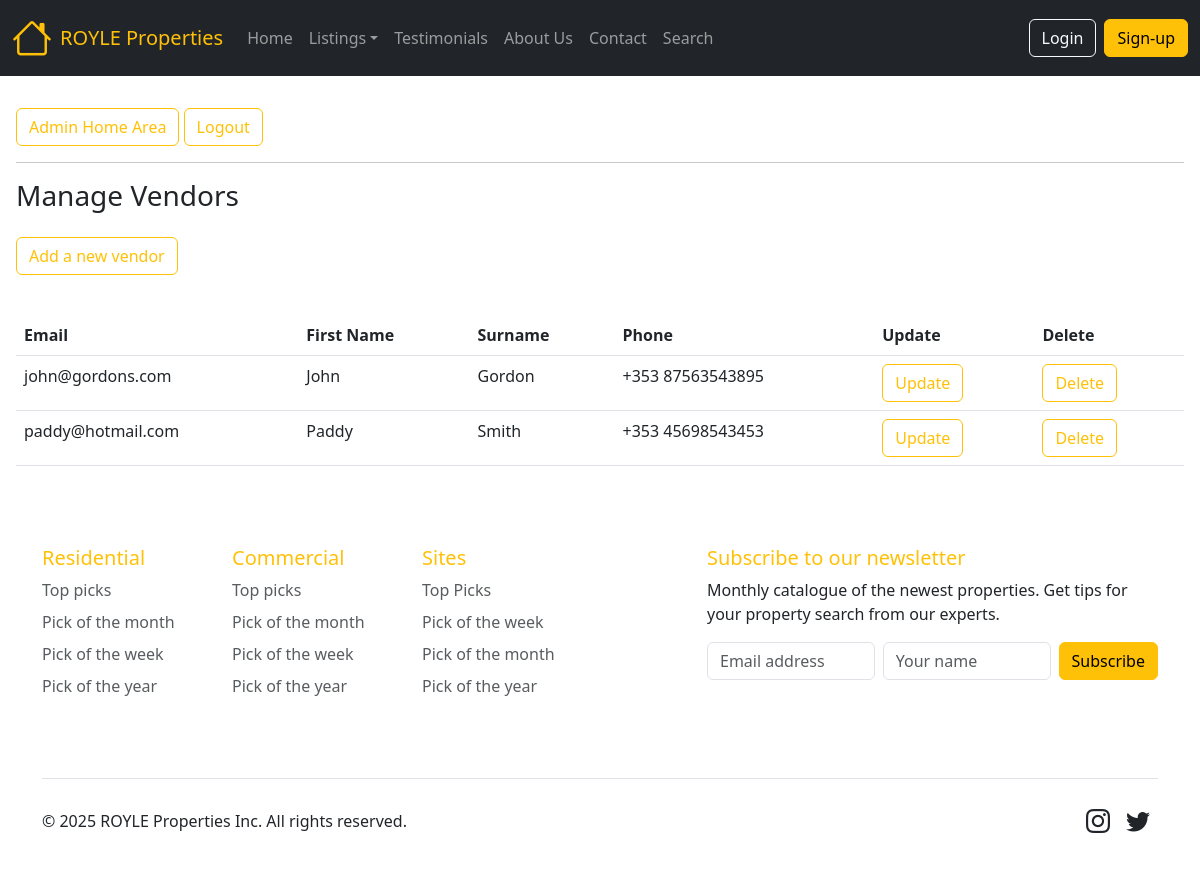
The app's page /property/managevendors.php with its own data.
### tables this page shows
CREATE TABLE `vendor` (
  `vendor_email` varchar(30) NOT NULL,
  `vendor_firstname` varchar(20) NOT NULL,
  `vendor_surname` varchar(20) NOT NULL,
  `vendor_phone` varchar(20) NOT NULL
);

### property/managevendors.php (the view, shortened to what this page needs)
<!DOCTYPE HTML>
<html lang="en">
<head>
  <link rel="stylesheet" href="css/styles.css">
 <link rel="stylesheet" href="https://cdnjs.cloudflare.com/ajax/libs/font-awesome/4.7.0/css/font-awesome.min.css">
 <link href="https://cdn.jsdelivr.net/npm/bootstrap@5.3.0-alpha1/dist/css/bootstrap.min.css" rel="stylesheet">
<link href="https://cdn.jsdelivr.net/npm/bootstrap-icons/font/bootstrap-icons.css" rel="stylesheet">
</head>
<body>
<div class="container-fluid p-0">
<?php include("includes/nav.php");?>
<section class="p-3 mt-3">
<a href='admin.php' class='btn btn-outline-warning'>Admin Home Area</a>
<a href='logout.php' class='btn btn-outline-warning'>Logout</a>
<hr>
<h3>Manage Vendors</h3>
<a href="addvendor.php" class="btn btn-outline-warning mt-3 mb-3">Add a new vendor</a>
<br>
<br>
<?php
require 'connect.php';
$sql="SELECT * from vendor";
$result=mysqli_query($link, $sql);
if (mysqli_num_rows($result)>0)
{
    echo "<div class='table-responsive'>";
    echo "<table class='table'>";
    echo "<tr>
        <td><strong>Email</td>
        <td><strong>First Name</td>
        <td><strong>Surname</td>
        <td><strong>Phone</td>
        <td><strong>Update</td>
        <td><strong>Delete</td>
        </tr>";
    while($row=mysqli_fetch_array($result)) {
        $vendor_email=$row["vendor_email"];
        $vendor_firstname=$row["vendor_firstname"];
        $vendor_surname=$row["vendor_surname"];
        $vendor_phone=$row["vendor_phone"];
        echo "<tr>
            <td>$vendor_email</td>
            <td>$vendor_firstname</td>
            <td>$vendor_surname</td>
            <td>$vendor_phone</td>
            <td><a href='editvendor.php?vendor_email=$vendor_email' class='btn btn-outline-warning'>Update</a></td>
            <td><a href='confirmdeletevendor.php?vendor_email=$vendor_email' class='btn btn-outline-warning'>Delete</a></td>
            </tr>";
    }
    echo "</table>";
    echo "</div>";
    }
    else
    {
    echo ("There are no records in the database");
    }
    ?>
</section>
<?php include("includes/footer.php");?>
</div>
</body>
</html>

### records on screen
vendor: vendor_email "john@gordons.com", vendor_firstname "John", vendor_surname "Gordon", vendor_phone "+353 87563543895"
vendor: vendor_email "paddy@hotmail.com", vendor_firstname "Paddy", vendor_surname "Smith", vendor_phone "+353 45698543453"
